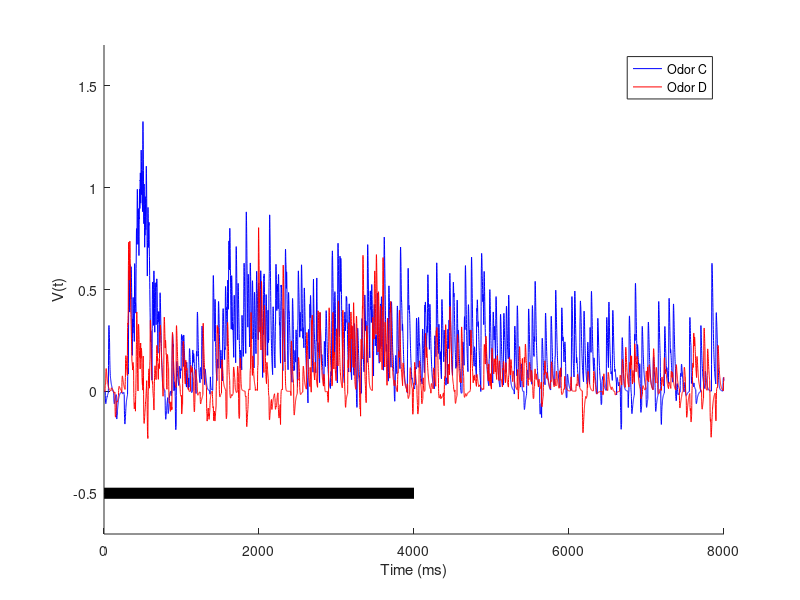
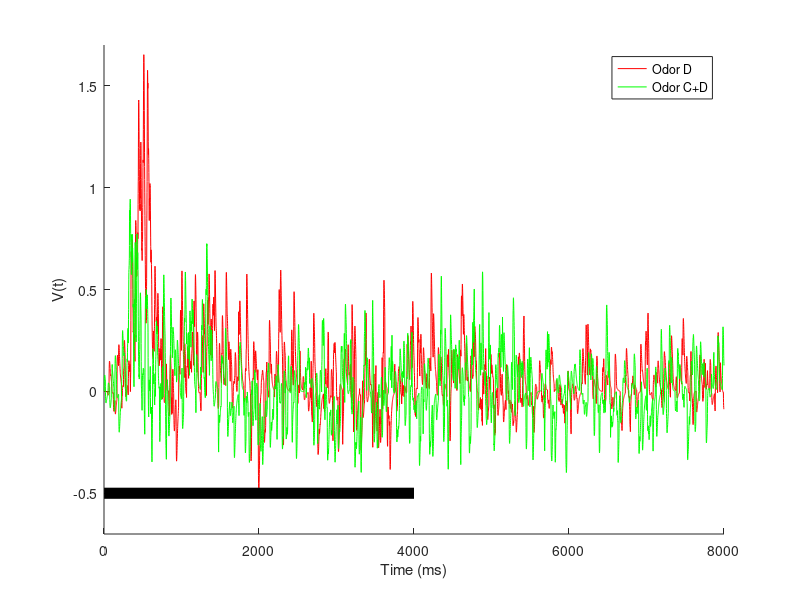
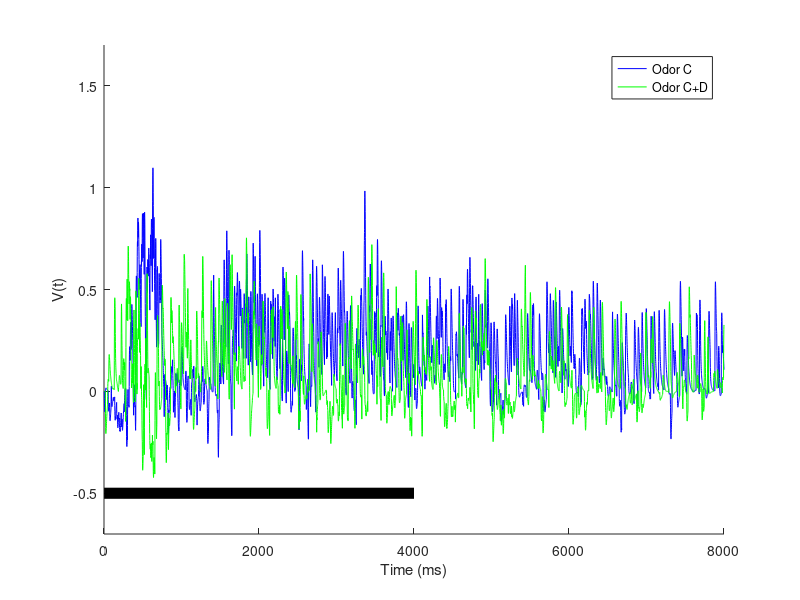

Source code (MATLAB) for these figures, in order:
close all;
clear;
clc;

load comparisons;

figure; hold on;
plot(1:8000, Vt12(1,:), 'b', 1:8000, Vt12(2,:), 'r');
plot(1:100:8000, 0, 'k:', 1:100:8000, 1, 'k:');
plot([1,4000], [-0.5, -0.5], 'k-', 'LineWidth', 8);
xlabel('Time (ms)');
ylabel('V(t)');
legend('Odor C', 'Odor D');
axis([0 8000 -0.7 1.7]);
 
figure; hold on;
plot(1:8000, Vt23(1,:), 'r', 1:8000, Vt23(2,:), 'g');
plot(1:100:8000, 0, 'k:', 1:100:8000, 1, 'k:');
plot([1,4000], [-0.5, -0.5], 'k-', 'LineWidth', 8);
xlabel('Time (ms)');
ylabel('V(t)');
legend('Odor D', 'Odor C+D');
axis([0 8000 -0.7 1.7]);

clear;

load comparisons60;

figure; hold on;
plot(1:8000, Vt13(1,:), 'b', 1:8000, Vt13(2,:), 'g');
plot(1:100:8000, 0, 'k:', 1:100:8000, 1, 'k:');
plot([1,4000], [-0.5, -0.5], 'k-', 'LineWidth', 8);
xlabel('Time (ms)');
ylabel('V(t)');
legend('Odor C', 'Odor C+D');
axis([0 8000 -0.7 1.7]);
